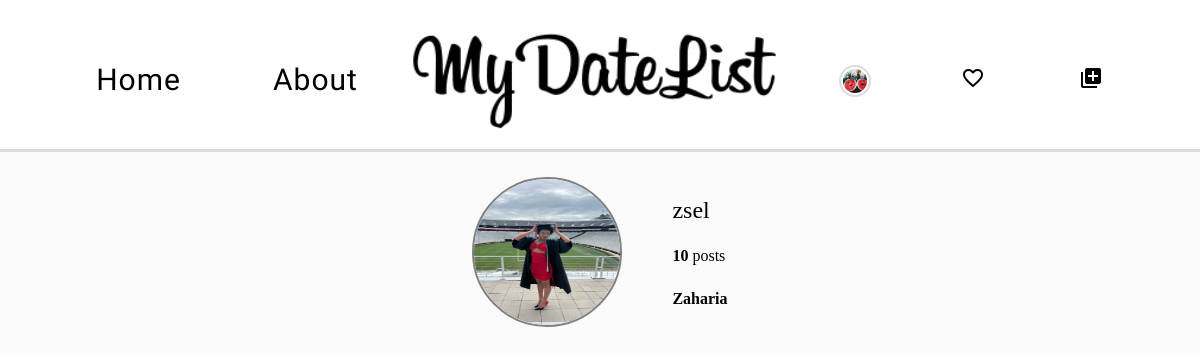
/userPage.php?user=zsel (signed in), run on the app's committed database.
### tables this page shows
CREATE TABLE `users` (
  `usersID` int(11) NOT NULL,
  `usersName` varchar(255) NOT NULL,
  `usersUID` varchar(255) NOT NULL,
  `usersPWD` varchar(255) NOT NULL,
  `securityQuestion1` varchar(255) DEFAULT NULL,
  `securityQuestion2` varchar(255) DEFAULT NULL,
  `securityQuestion3` varchar(255) DEFAULT NULL,
  `pfp_img_dir` text NOT NULL
);

### userPage.php (the view, shortened to what this page needs)
<?php
require_once('includes/dbh.inc.php');
include_once 'header.php';
?>
<?php
if(isset($_GET["user"])){
     $username=$_GET["user"];
     $sql = "SELECT* FROM users WHERE usersUID='$username'";
     $result = mysqli_query($conn, $sql);
     $usersTable = mysqli_fetch_assoc($result);
     $usersName = $usersTable['usersName'];
     $img=$usersTable['pfp_img_dir'];
   $sql = "SELECT usersID FROM users WHERE usersUID='$username'";
   $result = mysqli_query($conn, $sql);
   $usersID = mysqli_fetch_assoc($result);
   $usersIDNum=$usersID['usersID'];
   $sql = "SELECT* FROM posts WHERE usersID='$usersIDNum'";
   $result = mysqli_query($conn, $sql);
   $postNum = mysqli_num_rows($result);
}
?>
<div class="userProfileHeader">
    <?php
        echo "<img style='width:150px; height: 150px;border-radius:50%; border:solid 2px grey' src= '$img'>";
    ?>
    <div style="display:flex; flex-direction:column; gap: 25px;">
        <div class ="profileHeader-userID-edit" >
            <h2 style ="font-weight: lighter;font-size: x-large;"><?php echo $username?></h2>
        </div>
        <p class="postNum"><?php echo $postNum ?></p>
        <p style ="font-weight:bold; white-space: nowrap;"><?php echo $usersName ?> </p>
    </div>
</div>

### header.php (shortened to what this page needs)
<!DOCTYPE html>
<html>
    <head>
        <link rel="stylesheet" href="css/header.css">
        <link rel="stylesheet" href="css/post.css">
        <link rel="stylesheet" href="css/settings.css">
        <link rel="stylesheet" href="css/myPage.css">
        <link rel ="stylesheet" href ="css/home.css">
        <link rel="stylesheet" href="css/viewPost.css">
        <link rel="stylesheet" href="css/fav.css">
    </head>
    <body >
         <header>
             <div class="navbar" id="myHeader">
                <div class="left">
                    <ul>
                        <li id="home"> <a href ="./home.php"> Home </a></li>
                        <li id="about_header"> <a href ="./about.php"> About </a></li>
                    </ul>
                </div>
                <div class="center">
                    <ul>
                     <li class ="titleImage"><a href ="./home.php"><img src="./images/MyDateList.png" alt="title font image"></a></li>
                    </ul>
                </div>
                <div class="right">
                 <ul>
                     <?php
                     if(isset($_SESSION["usersUID"])){
                        require_once('includes/dbh.inc.php');
                        $username=$_SESSION["usersUID"];
                        $sql = "SELECT pfp_img_dir FROM users WHERE usersUID='$username'";
                        $result = mysqli_query($conn, $sql);
                        $image_dir = mysqli_fetch_assoc($result);
                        $img=$image_dir['pfp_img_dir'];
                       echo "<li ><a href ='#'> <img class='nav_avatar' src= '$img' alt ='profile_pic'> </a>
                                <ul>
                                <li> <a href ='mypage.php'> My Page </a></li>
                                <li> <a href ='settings.php'> Settings </a></li>
                                <li> <a href = 'includes/logout.inc.php'> Log Out </a></li>
                                </ul>
                            </li>";
                       echo "<li id = fav><a href ='favorites.php'> <i class='material-icons'> favorite_border </i></a></li>";
                       echo "<li id=post><a href ='post.php'> <i class='material-icons'> add_to_photos </i></a> </li>";
                     } else {
                        echo" <li id=login> <a href ='login.php'> Login </a></li>";
                        echo" <li id=signup> <a href ='signup.php'> Sign Up </a></li>";
                     }
                    ?>
                    </ul>
                </div>
            </div>
        </header>

### css/header.css (style rules this page uses)
* { margin: 0; }
body { background-color: #fafafa; margin-bottom: 28px; }
header { background-color: white; border-bottom: solid #dcdcdc; position: sticky; width: 100%; top: 0; z-index: 999; padding-top: 20px; padding-bottom: 10px; }
a { text-decoration: none; font-family: "Old Standard TT", serif; font-size: 30px; letter-spacing: 1px; color: black; }
.center { object-fit: contain; text-align: center; z-index: 1; background-color: rgb(255, 255, 255); }
.center img { object-fit: contain; }
.right { width: 100%; background-color: rgb(255, 255, 255); margin: auto; }
.left { width: 100%; background-color: rgb(255 238 238); margin: auto; }
.left ul { width: 100%; display: grid; background: white; grid-template-columns: 1fr 1fr; }
.right ul { grid-auto-flow: column; width: 100%; display: grid; grid-auto-columns: 1fr; margin: auto; }
.right ul li { position: relative; }
.navbar { display: grid; grid-template-columns: 1fr 1fr 1fr; background-color: white; width: 100%; max-width: 1100px; align-items: center; justify-content: center; margin: auto; }
.navbar ul { list-style: none; padding: 0; margin: 0; text-align: center; }
.navbar li { display: inline-block; }
.nav_avatar { width: 100%; max-width: 32px; aspect-ratio: 1/1; object-fit: cover; border-radius: 50%; border: 2px solid #dcdcdc; padding: 2px; vertical-align: text-bottom; }

### css/myPage.css (style rules this page uses)
.userProfileHeader { display: flex; width: min-content; margin: auto; justify-content: center; align-items: center; height: 200px; gap: 50px; }
.profileHeader-userID-edit { display: flex; gap: 10px; height: 25px; }
p.postNum { font-weight: bold; }
p.postNum::after { content: " posts"; font-weight: normal; }

### css/home.css (style rules this page uses)
* { box-sizing: border-box; }

### data on the page
users: pfp_img_dir (picture)
users: pfp_img_dir (picture), usersName "Zaharia"

### other printed values
$username "zsel"
$postNum "10"
